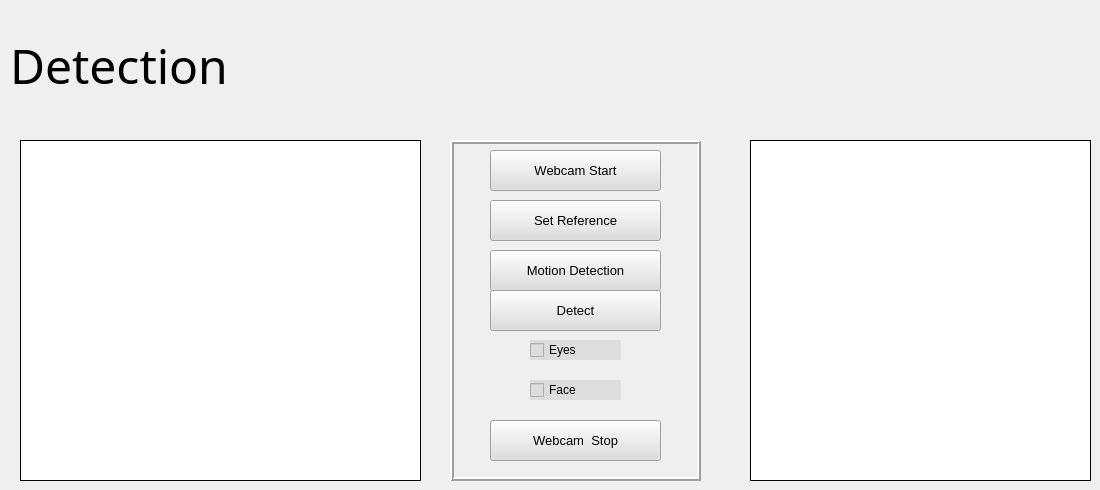
    <widget class="QWidget" name="tab1">
     <property name="autoFillBackground">
      <bool>false</bool>
     </property>
     <attribute name="title">
      <string>Detection</string>
     </attribute>
     <widget class="QLabel" name="videoFeedLabel">
      <property name="geometry">
       <rect>
        <x>750</x>
        <y>140</y>
        <width>341</width>
        <height>341</height>
       </rect>
      </property>
      <property name="minimumSize">
       <size>
        <width>0</width>
        <height>0</height>
       </size>
      </property>
      <property name="autoFillBackground">
       <bool>false</bool>
      </property>
      <property name="styleSheet">
       <string notr="true">background-color: rgb(255, 255, 255);</string>
      </property>
      <property name="frameShape">
       <enum>QFrame::Box</enum>
      </property>
      <property name="text">
       <string/>
      </property>
     </widget>
     <widget class="QLabel" name="inputImgLabel">
      <property name="geometry">
       <rect>
        <x>20</x>
        <y>140</y>
        <width>401</width>
        <height>341</height>
       </rect>
      </property>
      <property name="minimumSize">
       <size>
        <width>0</width>
        <height>0</height>
       </size>
      </property>
      <property name="autoFillBackground">
       <bool>false</bool>
      </property>
      <property name="styleSheet">
       <string notr="true">background-color: rgb(255, 255, 255);</string>
      </property>
      <property name="frameShape">
       <enum>QFrame::Box</enum>
      </property>
      <property name="text">
       <string/>
      </property>
     </widget>
     <widget class="QCheckBox" name="faceCheckBox">
      <property name="geometry">
       <rect>
        <x>530</x>
        <y>380</y>
        <width>91</width>
        <height>20</height>
       </rect>
      </property>
      <property name="minimumSize">
       <size>
        <width>0</width>
        <height>20</height>
       </size>
      </property>
      <property name="styleSheet">
       <string notr="true">background-color: rgb(221, 221, 221);
font: 10pt &quot;8514oem&quot;;</string>
      </property>
      <property name="text">
       <string>Face</string>
      </property>
     </widget>
     <widget class="QCheckBox" name="eyesCheckBox">
      <property name="geometry">
       <rect>
        <x>530</x>
        <y>340</y>
        <width>91</width>
        <height>20</height>
       </rect>
      </property>
      <property name="minimumSize">
       <size>
        <width>0</width>
        <height>20</height>
       </size>
      </property>
      <property name="styleSheet">
       <string notr="true">background-color: rgb(221, 221, 221);
font: 10pt &quot;8514oem&quot;;</string>
      </property>
      <property name="text">
       <string>Eyes</string>
      </property>
     </widget>
     <widget class="QPushButton" name="webcamStopBtn">
      <property name="geometry">
       <rect>
        <x>490</x>
        <y>420</y>
        <width>171</width>
        <height>41</height>
       </rect>
      </property>
      <property name="minimumSize">
       <size>
        <width>0</width>
        <height>41</height>
       </size>
      </property>
      <property name="font">
       <font>
        <pointsize>10</pointsize>
       </font>
      </property>
      <property name="styleSheet">
       <string notr="true">background-color: rgb(221, 221, 221);</string>
      </property>
      <property name="text">
       <string>Webcam  Stop</string>
      </property>
     </widget>
     <widget class="QPushButton" name="webcamStartBtn">
      <property name="geometry">
       <rect>
        <x>490</x>
        <y>150</y>
        <width>171</width>
        <height>41</height>
       </rect>
      </property>
      <property name="minimumSize">
       <size>
        <width>0</width>
        <height>41</height>
       </size>
      </property>
      <property name="font">
       <font>
        <pointsize>10</pointsize>
       </font>
      </property>
      <property name="styleSheet">
       <string notr="true">background-color: rgb(221, 221, 221);</string>
      </property>
      <property name="text">
       <string>Webcam Start</string>
      </property>
     </widget>
     <widget class="QPushButton" name="motimgButton">
      <property name="geometry">
       <rect>
        <x>490</x>
        <y>200</y>
        <width>171</width>
        <height>41</height>
       </rect>
      </property>
      <property name="minimumSize">
       <size>
        <width>0</width>
        <height>41</height>
       </size>
      </property>
      <property name="font">
       <font>
        <pointsize>10</pointsize>
       </font>
      </property>
      <property name="styleSheet">
       <string notr="true">background-color: rgb(221, 221, 221);</string>
      </property>
      <property name="text">
       <string>Set Reference</string>
      </property>
     </widget>
     <widget class="QPushButton" name="motionDetectBtn">
      <property name="geometry">
       <rect>
        <x>490</x>
        <y>250</y>
        <width>171</width>
        <height>41</height>
       </rect>
      </property>
      <property name="minimumSize">
       <size>
        <width>0</width>
        <height>41</height>
       </size>
      </property>
      <property name="font">
       <font>
        <pointsize>10</pointsize>
       </font>
      </property>
      <property name="styleSheet">
       <string notr="true">background-color: rgb(221, 221, 221);</string>
      </property>
      <property name="text">
       <string>Motion Detection</string>
      </property>
     </widget>
     <widget class="QPushButton" name="eyesDetectBtn">
      <property name="geometry">
       <rect>
        <x>490</x>
        <y>290</y>
        <width>171</width>
        <height>41</height>
       </rect>
      </property>
      <property name="minimumSize">
       <size>
        <width>0</width>
        <height>41</height>
       </size>
      </property>
      <property name="font">
       <font>
        <pointsize>10</pointsize>
       </font>
      </property>
      <property name="styleSheet">
       <string notr="true">background-color: rgb(221, 221, 221);</string>
      </property>
      <property name="text">
       <string>Detect</string>
      </property>
     </widget>
     <widget class="QLabel" name="label_3">
      <property name="geometry">
       <rect>
        <x>450</x>
        <y>140</y>
        <width>251</width>
        <height>341</height>
       </rect>
      </property>
      <property name="minimumSize">
       <size>
        <width>0</width>
        <height>0</height>
       </size>
      </property>
      <property name="frameShape">
       <enum>QFrame::Box</enum>
      </property>
      <property name="frameShadow">
       <enum>QFrame::Raised</enum>
      </property>
      <property name="lineWidth">
       <number>2</number>
      </property>
      <property name="text">
       <string/>
      </property>
     </widget>
     <widget class="QLabel" name="label_22">
      <property name="geometry">
       <rect>
        <x>10</x>
        <y>30</y>
        <width>301</width>
        <height>71</height>
       </rect>
      </property>
      <property name="minimumSize">
       <size>
        <width>0</width>
        <height>71</height>
       </size>
      </property>
      <property name="font">
       <font>
        <family>Calibri Light</family>
        <pointsize>36</pointsize>
       </font>
      </property>
      <property name="text">
       <string>Detection </string>
      </property>
     </widget>
     <widget class="QLabel" name="label_24">
      <property name="geometry">
       <rect>
        <x>320</x>
        <y>10</y>
        <width>131</width>
        <height>121</height>
       </rect>
      </property>
      <property name="minimumSize">
       <size>
        <width>0</width>
        <height>121</height>
       </size>
      </property>
      <property name="text">
       <string/>
      </property>
      <property name="pixmap">
       <pixmap>../detection.png</pixmap>
      </property>
      <property name="scaledContents">
       <bool>true</bool>
      </property>
     </widget>
     <zorder>label_3</zorder>
     <zorder>videoFeedLabel</zorder>
     <zorder>inputImgLabel</zorder>
     <zorder>faceCheckBox</zorder>
     <zorder>eyesCheckBox</zorder>
     <zorder>webcamStopBtn</zorder>
     <zorder>webcamStartBtn</zorder>
     <zorder>motimgButton</zorder>
     <zorder>motionDetectBtn</zorder>
     <zorder>eyesDetectBtn</zorder>
     <zorder>label_22</zorder>
     <zorder>label_24</zorder>
    </widget>
